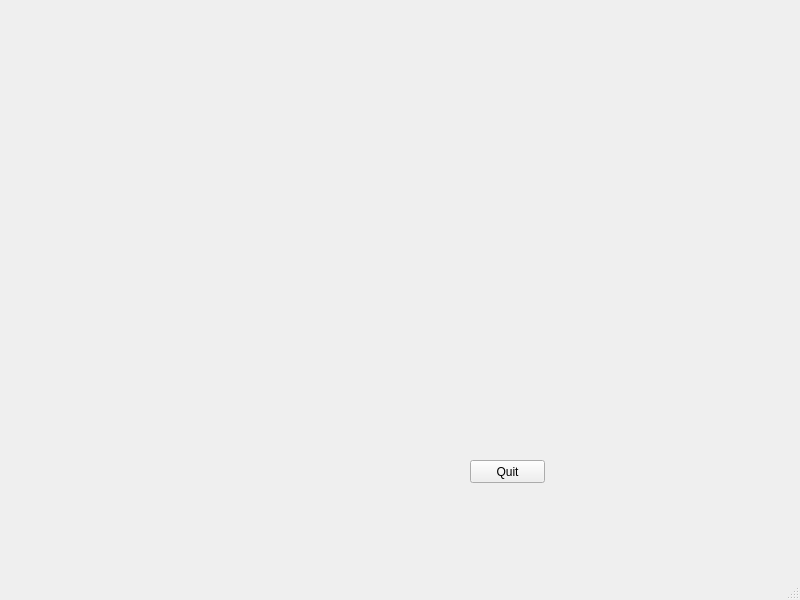
<?xml version="1.0" encoding="UTF-8"?>
<ui version="4.0">
 <class>MainWindow</class>
 <widget class="QMainWindow" name="MainWindow">
  <property name="geometry">
   <rect>
    <x>0</x>
    <y>0</y>
    <width>800</width>
    <height>600</height>
   </rect>
  </property>
  <property name="windowTitle">
   <string>MainWindow</string>
  </property>
  <widget class="QWidget" name="centralwidget">
   <widget class="QPushButton" name="pushButton">
    <property name="geometry">
     <rect>
      <x>470</x>
      <y>460</y>
      <width>75</width>
      <height>23</height>
     </rect>
    </property>
    <property name="text">
     <string>Quit</string>
    </property>
   </widget>
  </widget>
  <widget class="QMenuBar" name="menubar">
   <property name="geometry">
    <rect>
     <x>0</x>
     <y>0</y>
     <width>800</width>
     <height>23</height>
    </rect>
   </property>
  </widget>
  <widget class="QStatusBar" name="statusbar"/>
 </widget>
 <resources/>
 <connections>
  <connection>
   <sender>pushButton</sender>
   <signal>clicked()</signal>
   <receiver>MainWindow</receiver>
   <slot>close()</slot>
   <hints>
    <hint type="sourcelabel">
     <x>498</x>
     <y>490</y>
    </hint>
    <hint type="destinationlabel">
     <x>495</x>
     <y>374</y>
    </hint>
   </hints>
  </connection>
 </connections>
</ui>
